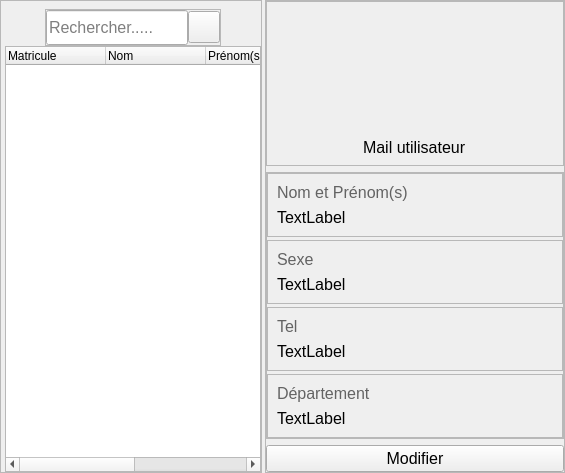
                  <widget class="QWidget" name="Professeurs">
                   <attribute name="title">
                    <string>Professeurs</string>
                   </attribute>
                   <layout class="QHBoxLayout" name="horizontalLayout_6">
                    <property name="spacing">
                     <number>3</number>
                    </property>
                    <property name="leftMargin">
                     <number>0</number>
                    </property>
                    <property name="topMargin">
                     <number>0</number>
                    </property>
                    <property name="rightMargin">
                     <number>0</number>
                    </property>
                    <property name="bottomMargin">
                     <number>0</number>
                    </property>
                    <item>
                     <widget class="QFrame" name="frame_17">
                      <property name="frameShape">
                       <enum>QFrame::StyledPanel</enum>
                      </property>
                      <property name="frameShadow">
                       <enum>QFrame::Raised</enum>
                      </property>
                      <layout class="QVBoxLayout" name="verticalLayout_10">
                       <property name="spacing">
                        <number>0</number>
                       </property>
                       <property name="leftMargin">
                        <number>4</number>
                       </property>
                       <property name="topMargin">
                        <number>8</number>
                       </property>
                       <property name="rightMargin">
                        <number>0</number>
                       </property>
                       <property name="bottomMargin">
                        <number>0</number>
                       </property>
                       <item alignment="Qt::AlignHCenter">
                        <widget class="QFrame" name="frame_18">
                         <property name="frameShape">
                          <enum>QFrame::StyledPanel</enum>
                         </property>
                         <property name="frameShadow">
                          <enum>QFrame::Raised</enum>
                         </property>
                         <layout class="QHBoxLayout" name="horizontalLayout_7">
                          <property name="spacing">
                           <number>0</number>
                          </property>
                          <property name="leftMargin">
                           <number>0</number>
                          </property>
                          <property name="topMargin">
                           <number>0</number>
                          </property>
                          <property name="rightMargin">
                           <number>0</number>
                          </property>
                          <property name="bottomMargin">
                           <number>0</number>
                          </property>
                          <item>
                           <widget class="QLineEdit" name="searchProf">
                            <property name="minimumSize">
                             <size>
                              <width>0</width>
                              <height>35</height>
                             </size>
                            </property>
                            <property name="maximumSize">
                             <size>
                              <width>16777215</width>
                              <height>35</height>
                             </size>
                            </property>
                            <property name="font">
                             <font>
                              <pointsize>12</pointsize>
                             </font>
                            </property>
                            <property name="maxLength">
                             <number>17</number>
                            </property>
                            <property name="placeholderText">
                             <string>Rechercher.....</string>
                            </property>
                            <property name="clearButtonEnabled">
                             <bool>true</bool>
                            </property>
                           </widget>
                          </item>
                          <item>
                           <widget class="QPushButton" name="searchProfBtn">
                            <property name="minimumSize">
                             <size>
                              <width>32</width>
                              <height>32</height>
                             </size>
                            </property>
                            <property name="maximumSize">
                             <size>
                              <width>32</width>
                              <height>32</height>
                             </size>
                            </property>
                            <property name="text">
                             <string/>
                            </property>
                            <property name="icon">
                             <iconset resource="ressources.qrc">
                              <normaloff>:/images/images/search.png</normaloff>:/images/images/search.png</iconset>
                            </property>
                            <property name="iconSize">
                             <size>
                              <width>24</width>
                              <height>24</height>
                             </size>
                            </property>
                           </widget>
                          </item>
                         </layout>
                        </widget>
                       </item>
                       <item>
                        <widget class="QTreeWidget" name="profTreeWidget">
                         <column>
                          <property name="text">
                           <string>Matricule</string>
                          </property>
                         </column>
                         <column>
                          <property name="text">
                           <string>Nom</string>
                          </property>
                         </column>
                         <column>
                          <property name="text">
                           <string>Prénom(s)</string>
                          </property>
                         </column>
                         <column>
                          <property name="text">
                           <string>Sexe</string>
                          </property>
                         </column>
                         <column>
                          <property name="text">
                           <string>Département</string>
                          </property>
                         </column>
                        </widget>
                       </item>
                      </layout>
                     </widget>
                    </item>
                    <item alignment="Qt::AlignTop">
                     <widget class="QFrame" name="profInfo">
                      <property name="minimumSize">
                       <size>
                        <width>300</width>
                        <height>0</height>
                       </size>
                      </property>
                      <property name="maximumSize">
                       <size>
                        <width>300</width>
                        <height>16777215</height>
                       </size>
                      </property>
                      <property name="frameShape">
                       <enum>QFrame::StyledPanel</enum>
                      </property>
                      <property name="frameShadow">
                       <enum>QFrame::Raised</enum>
                      </property>
                      <layout class="QVBoxLayout" name="verticalLayout_7">
                       <property name="leftMargin">
                        <number>0</number>
                       </property>
                       <property name="topMargin">
                        <number>0</number>
                       </property>
                       <property name="rightMargin">
                        <number>0</number>
                       </property>
                       <property name="bottomMargin">
                        <number>0</number>
                       </property>
                       <item alignment="Qt::AlignTop">
                        <widget class="QFrame" name="frame_13">
                         <property name="frameShape">
                          <enum>QFrame::StyledPanel</enum>
                         </property>
                         <property name="frameShadow">
                          <enum>QFrame::Raised</enum>
                         </property>
                         <layout class="QVBoxLayout" name="verticalLayout_8">
                          <property name="spacing">
                           <number>0</number>
                          </property>
                          <property name="leftMargin">
                           <number>0</number>
                          </property>
                          <property name="topMargin">
                           <number>8</number>
                          </property>
                          <property name="rightMargin">
                           <number>0</number>
                          </property>
                          <property name="bottomMargin">
                           <number>0</number>
                          </property>
                          <item alignment="Qt::AlignHCenter">
                           <widget class="QLabel" name="photoProf">
                            <property name="minimumSize">
                             <size>
                              <width>120</width>
                              <height>120</height>
                             </size>
                            </property>
                            <property name="maximumSize">
                             <size>
                              <width>120</width>
                              <height>120</height>
                             </size>
                            </property>
                            <property name="text">
                             <string/>
                            </property>
                            <property name="pixmap">
                             <pixmap resource="ressources.qrc">:/images/images/manager.png</pixmap>
                            </property>
                            <property name="scaledContents">
                             <bool>true</bool>
                            </property>
                           </widget>
                          </item>
                          <item alignment="Qt::AlignHCenter">
                           <widget class="QLabel" name="mailProf">
                            <property name="minimumSize">
                             <size>
                              <width>0</width>
                              <height>35</height>
                             </size>
                            </property>
                            <property name="maximumSize">
                             <size>
                              <width>16777215</width>
                              <height>35</height>
                             </size>
                            </property>
                            <property name="font">
                             <font>
                              <pointsize>12</pointsize>
                             </font>
                            </property>
                            <property name="text">
                             <string>Mail utilisateur</string>
                            </property>
                           </widget>
                          </item>
                         </layout>
                        </widget>
                       </item>
                       <item>
                        <widget class="QFrame" name="subinfo3">
                         <property name="frameShape">
                          <enum>QFrame::StyledPanel</enum>
                         </property>
                         <property name="frameShadow">
                          <enum>QFrame::Raised</enum>
                         </property>
                         <layout class="QVBoxLayout" name="verticalLayout_17">
                          <property name="spacing">
                           <number>3</number>
                          </property>
                          <property name="leftMargin">
                           <number>0</number>
                          </property>
                          <property name="topMargin">
                           <number>0</number>
                          </property>
                          <property name="rightMargin">
                           <number>0</number>
                          </property>
                          <property name="bottomMargin">
                           <number>0</number>
                          </property>
                          <item>
                           <widget class="QFrame" name="frame_15">
                            <property name="frameShape">
                             <enum>QFrame::StyledPanel</enum>
                            </property>
                            <property name="frameShadow">
                             <enum>QFrame::Raised</enum>
                            </property>
                            <layout class="QVBoxLayout" name="verticalLayout_16">
                             <item>
                              <widget class="QLabel" name="label_11">
                               <property name="font">
                                <font>
                                 <pointsize>12</pointsize>
                                </font>
                               </property>
                               <property name="styleSheet">
                                <string notr="true">color:rgb(99, 99, 99)</string>
                               </property>
                               <property name="text">
                                <string>Nom et Prénom(s)</string>
                               </property>
                              </widget>
                             </item>
                             <item>
                              <widget class="QLabel" name="nomProf">
                               <property name="font">
                                <font>
                                 <pointsize>12</pointsize>
                                </font>
                               </property>
                               <property name="text">
                                <string>TextLabel</string>
                               </property>
                              </widget>
                             </item>
                            </layout>
                           </widget>
                          </item>
                          <item>
                           <widget class="QFrame" name="frame_31">
                            <property name="frameShape">
                             <enum>QFrame::StyledPanel</enum>
                            </property>
                            <property name="frameShadow">
                             <enum>QFrame::Raised</enum>
                            </property>
                            <layout class="QVBoxLayout" name="verticalLayout_25">
                             <item>
                              <widget class="QLabel" name="label_13">
                               <property name="font">
                                <font>
                                 <pointsize>12</pointsize>
                                </font>
                               </property>
                               <property name="styleSheet">
                                <string notr="true">color:rgb(99, 99, 99)</string>
                               </property>
                               <property name="text">
                                <string>Sexe </string>
                               </property>
                              </widget>
                             </item>
                             <item>
                              <widget class="QLabel" name="sexeProf">
                               <property name="font">
                                <font>
                                 <pointsize>12</pointsize>
                                </font>
                               </property>
                               <property name="text">
                                <string>TextLabel</string>
                               </property>
                              </widget>
                             </item>
                            </layout>
                           </widget>
                          </item>
                          <item>
                           <widget class="QFrame" name="frame_27">
                            <property name="font">
                             <font>
                              <pointsize>12</pointsize>
                             </font>
                            </property>
                            <property name="frameShape">
                             <enum>QFrame::StyledPanel</enum>
                            </property>
                            <property name="frameShadow">
                             <enum>QFrame::Raised</enum>
                            </property>
                            <layout class="QVBoxLayout" name="verticalLayout_26">
                             <item>
                              <widget class="QLabel" name="label_37">
                               <property name="font">
                                <font>
                                 <pointsize>12</pointsize>
                                </font>
                               </property>
                               <property name="styleSheet">
                                <string notr="true">color:rgb(99, 99, 99)</string>
                               </property>
                               <property name="text">
                                <string>Tel </string>
                               </property>
                              </widget>
                             </item>
                             <item>
                              <widget class="QLabel" name="telProf">
                               <property name="font">
                                <font>
                                 <pointsize>12</pointsize>
                                </font>
                               </property>
                               <property name="text">
                                <string>TextLabel</string>
                               </property>
                              </widget>
                             </item>
                            </layout>
                           </widget>
                          </item>
                          <item>
                           <widget class="QFrame" name="frame_32">
                            <property name="frameShape">
                             <enum>QFrame::StyledPanel</enum>
                            </property>
                            <property name="frameShadow">
                             <enum>QFrame::Raised</enum>
                            </property>
                            <layout class="QVBoxLayout" name="verticalLayout_21">
                             <item>
                              <widget class="QLabel" name="label_15">
                               <property name="font">
                                <font>
                                 <pointsize>12</pointsize>
                                </font>
                               </property>
                               <property name="styleSheet">
                                <string notr="true">color:rgb(99, 99, 99)</string>
                               </property>
                               <property name="text">
                                <string>Département</string>
                               </property>
                              </widget>
                             </item>
                             <item>
                              <widget class="QLabel" name="Departement">
                               <property name="font">
                                <font>
                                 <pointsize>12</pointsize>
                                </font>
                               </property>
                               <property name="text">
                                <string>TextLabel</string>
                               </property>
                              </widget>
                             </item>
                            </layout>
                           </widget>
                          </item>
                         </layout>
                        </widget>
                       </item>
                       <item>
                        <widget class="QPushButton" name="modifInfoProf">
                         <property name="font">
                          <font>
                           <pointsize>12</pointsize>
                          </font>
                         </property>
                         <property name="cursor">
                          <cursorShape>PointingHandCursor</cursorShape>
                         </property>
                         <property name="text">
                          <string>Modifier</string>
                         </property>
                        </widget>
                       </item>
                      </layout>
                     </widget>
                    </item>
                   </layout>
                  </widget>
